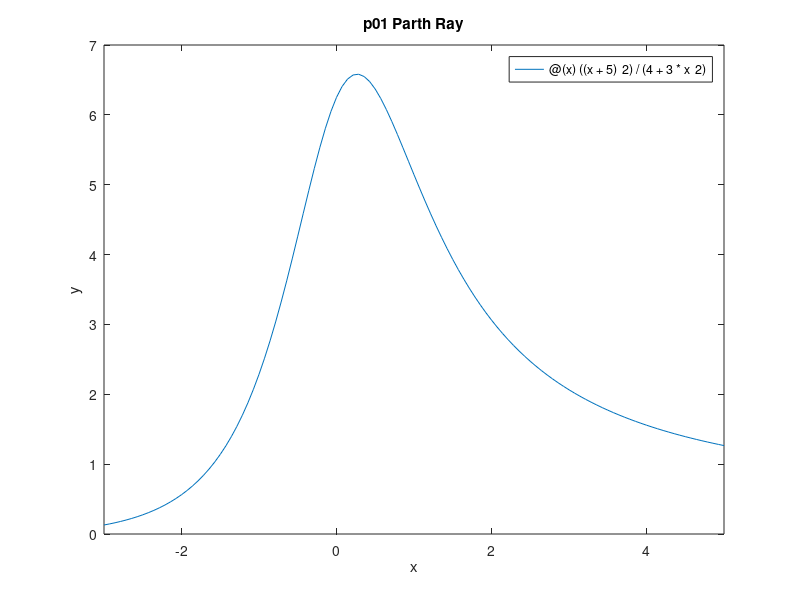

MATLAB code to generate this figure: (Note: this script raises an error after producing the figure.)
% lab05.m
% Parth Ray

clear;
close all;
format short;
format compact;

%%p01
fplot(@(x) ((x + 5)^2) / (4 + 3*x^2), [-3, 5]);
axis([-3, 5, 0, 7]);
xlabel("x");
ylabel("y");
title("p01 Parth Ray");

%%p02
figure;
fplot(@(x) 5*sin(x) / (x + exp(-.75*x)), [-5, 10]);
xlabel("x");
ylabel("y");
title("p02 Parth Ray");

%%p03
figure;
subplot(2, 1, 1);
fplot(@(x) (x + 1)*(x - 2)*(2*x - .25) - exp(x));
axis([0, 3, -10, 5]);
xlabel("x");
ylabel("y");
title("p03a Parth Ray");
subplot(2, 1, 2);
fplot(@(x) (x + 1)*(x - 2)*(2*x - .25) - exp(x));
axis([-3, 6, -100, 50]);
xlabel("x");
ylabel("y");
title("p03b Parth Ray");

%%p04
figure;
fplot(@(x) sqrt(abs(cos(3*x))) + (sin(4*x))^2, [-2, 2]);
xlabel("x");
ylabel("y");
title("p04 Parth Ray");

%%p05
figure;
fplot(@(x) exp(2*sin(.4*x))*5*cos(4*x), [-20, 30]);
xlabel("x");
ylabel("y");
title("p05 Parth Ray");

%%p07
figure;
x1 = linspace(-4, -1.1, 100);
x2 = linspace(-0.9, 3, 100);
y1 = (x1.^2 + 3*x1 + 3) ./ (0.8 * (x1 + 1));
y2 = (x2.^2 + 3*x2 + 3) ./ (0.8 * (x2 + 1));
plot(x1, y1);
hold on;
plot(x2, y2);
axis([-4, 3, -15, 15]);
xlabel("x");
ylabel("y");
title("p07 Parth Ray");
clear x1 x2 y2 y1;

%%p08
figure;
x = @(t) (3 * t) / (1 + t^3);
y = @(t) (3 * t^2) / (1 + t^3);
fplot(x, y, [-30, -1.6]);
hold on;
fplot(x, y, [-0.6, 40]);
axis([-2.5, 2, -2.5, 2]);
xlabel("x");
ylabel("y");
title("p08 Parth Ray");
clear x y

%%p12
figure;
fplot(@(x) 693.8 - 68.8*cosh(x /99.7), [-300, 300]);
ylabel("Height (ft)");
xlabel("Length (ft)");
title("p12 Parth Ray");

%%p18
figure;
subplot(3, 1, 1);
fplot(@(t) .41*t^4 - 10.8*t^3 + 64*t^2 - 8.2*t + 4.4, [0, 8]);
ylim([0, 500]);
xlabel("Time (s)", 'FontSize', 8);
ylabel("Pos (ft)", 'FontSize', 8);
title("p18 Parth Ray");
subplot(3, 1, 2);
fplot(@(t) 1.64*t^3 - 32.4*t^2 + 128*t - 8.2, [0, 8]);
ylim([-500, 500]);
xlabel("Time (s)", 'FontSize', 8);
ylabel("Vel (ft/s)", 'FontSize', 8);
subplot(3, 1, 3);
fplot(@(t) 4.92*t^2 - 64.8*t + 128, [0, 8]);
ylim([-200, 200]);
xlabel("Time (s)", 'FontSize', 8);
ylabel("Acc (ft/s^2)", 'FontSize', 8);